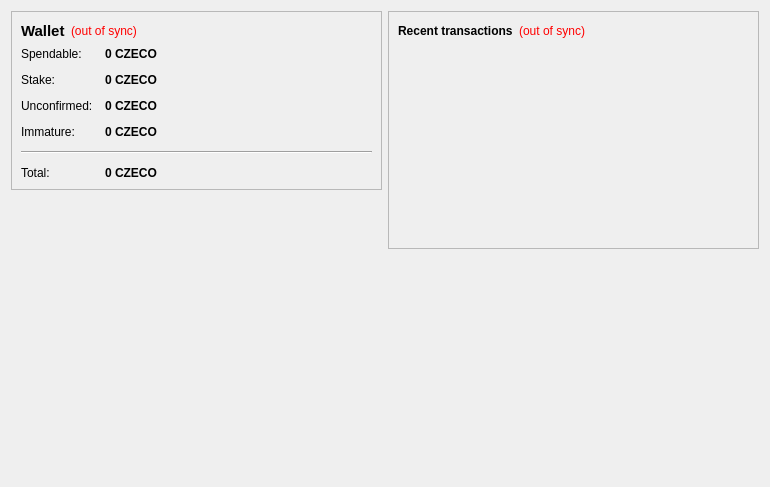
<?xml version="1.0" encoding="UTF-8"?>
<ui version="4.0">
 <class>OverviewPage</class>
 <widget class="QWidget" name="OverviewPage">
  <property name="geometry">
   <rect>
    <x>0</x>
    <y>0</y>
    <width>770</width>
    <height>487</height>
   </rect>
  </property>
  <property name="windowTitle">
   <string>Form</string>
  </property>
  <layout class="QHBoxLayout" name="horizontalLayout" stretch="1,1">
   <item>
    <layout class="QVBoxLayout" name="verticalLayout_2">
     <item>
      <widget class="QFrame" name="frame">
       <property name="frameShape">
        <enum>QFrame::StyledPanel</enum>
       </property>
       <property name="frameShadow">
        <enum>QFrame::Raised</enum>
       </property>
       <layout class="QVBoxLayout" name="verticalLayout_4">
        <item>
         <layout class="QHBoxLayout" name="horizontalLayout_4">
          <item>
           <widget class="QLabel" name="label_5">
            <property name="font">
             <font>
              <pointsize>11</pointsize>
              <weight>75</weight>
              <bold>true</bold>
             </font>
            </property>
            <property name="text">
             <string>Wallet</string>
            </property>
           </widget>
          </item>
          <item>
           <widget class="QLabel" name="labelWalletStatus">
            <property name="toolTip">
             <string>The displayed information may be out of date. Your wallet automatically synchronizes with the Czecoin network after a connection is established, but this process has not completed yet.</string>
            </property>
            <property name="styleSheet">
             <string notr="true">QLabel { color: red; }</string>
            </property>
            <property name="text">
             <string notr="true">(out of sync)</string>
            </property>
            <property name="alignment">
             <set>Qt::AlignLeading|Qt::AlignLeft|Qt::AlignVCenter</set>
            </property>
           </widget>
          </item>
          <item>
           <spacer name="horizontalSpacer_2">
            <property name="orientation">
             <enum>Qt::Horizontal</enum>
            </property>
            <property name="sizeHint" stdset="0">
             <size>
              <width>40</width>
              <height>20</height>
             </size>
            </property>
           </spacer>
          </item>
         </layout>
        </item>
        <item>
         <layout class="QFormLayout" name="formLayout_2">
          <property name="fieldGrowthPolicy">
           <enum>QFormLayout::AllNonFixedFieldsGrow</enum>
          </property>
          <property name="horizontalSpacing">
           <number>12</number>
          </property>
          <property name="verticalSpacing">
           <number>12</number>
          </property>
          <item row="0" column="0">
           <widget class="QLabel" name="label">
            <property name="text">
             <string>Spendable:</string>
            </property>
           </widget>
          </item>
          <item row="0" column="1">
           <widget class="QLabel" name="labelBalance">
            <property name="font">
             <font>
              <weight>75</weight>
              <bold>true</bold>
             </font>
            </property>
            <property name="cursor">
             <cursorShape>IBeamCursor</cursorShape>
            </property>
            <property name="toolTip">
             <string>Your current spendable balance</string>
            </property>
            <property name="text">
             <string notr="true">0 CZECO</string>
            </property>
            <property name="textInteractionFlags">
             <set>Qt::LinksAccessibleByMouse|Qt::TextSelectableByKeyboard|Qt::TextSelectableByMouse</set>
            </property>
           </widget>
          </item>
          <item row="1" column="0">
           <widget class="QLabel" name="label_6">
            <property name="text">
             <string>Stake:</string>
            </property>
           </widget>
          </item>
          <item row="1" column="1">
           <widget class="QLabel" name="labelStake">
            <property name="font">
             <font>
              <weight>75</weight>
              <bold>true</bold>
             </font>
            </property>
            <property name="cursor">
             <cursorShape>IBeamCursor</cursorShape>
            </property>
            <property name="toolTip">
             <string>Total of coins that was staked, and do not yet count toward the current balance</string>
            </property>
            <property name="text">
             <string notr="true">0 CZECO</string>
            </property>
            <property name="textInteractionFlags">
             <set>Qt::LinksAccessibleByMouse|Qt::TextSelectableByKeyboard|Qt::TextSelectableByMouse</set>
            </property>
           </widget>
          </item>
          <item row="2" column="0">
           <widget class="QLabel" name="label_3">
            <property name="text">
             <string>Unconfirmed:</string>
            </property>
           </widget>
          </item>
          <item row="2" column="1">
           <widget class="QLabel" name="labelUnconfirmed">
            <property name="font">
             <font>
              <weight>75</weight>
              <bold>true</bold>
             </font>
            </property>
            <property name="cursor">
             <cursorShape>IBeamCursor</cursorShape>
            </property>
            <property name="toolTip">
             <string>Total of transactions that have yet to be confirmed, and do not yet count toward the current balance</string>
            </property>
            <property name="text">
             <string notr="true">0 CZECO</string>
            </property>
            <property name="textInteractionFlags">
             <set>Qt::LinksAccessibleByMouse|Qt::TextSelectableByKeyboard|Qt::TextSelectableByMouse</set>
            </property>
           </widget>
          </item>
          <item row="3" column="0">
           <widget class="QLabel" name="labelImmatureText">
            <property name="text">
             <string>Immature:</string>
            </property>
           </widget>
          </item>
          <item row="3" column="1">
           <widget class="QLabel" name="labelImmature">
            <property name="font">
             <font>
              <weight>75</weight>
              <bold>true</bold>
             </font>
            </property>
            <property name="toolTip">
             <string>Mined balance that has not yet matured</string>
            </property>
            <property name="text">
             <string notr="true">0 CZECO</string>
            </property>
            <property name="textInteractionFlags">
             <set>Qt::LinksAccessibleByMouse|Qt::TextSelectableByKeyboard|Qt::TextSelectableByMouse</set>
            </property>
           </widget>
          </item>
          <item row="4" column="0" colspan="2">
           <widget class="Line" name="line">
            <property name="orientation">
             <enum>Qt::Horizontal</enum>
            </property>
           </widget>
          </item>
          <item row="5" column="0">
           <widget class="QLabel" name="labelTotalText">
            <property name="text">
             <string>Total:</string>
            </property>
           </widget>
          </item>
          <item row="5" column="1">
           <widget class="QLabel" name="labelTotal">
            <property name="font">
             <font>
              <weight>75</weight>
              <bold>true</bold>
             </font>
            </property>
            <property name="cursor">
             <cursorShape>IBeamCursor</cursorShape>
            </property>
            <property name="toolTip">
             <string>Your current total balance</string>
            </property>
            <property name="text">
             <string notr="true">0 CZECO</string>
            </property>
            <property name="textInteractionFlags">
             <set>Qt::LinksAccessibleByMouse|Qt::TextSelectableByKeyboard|Qt::TextSelectableByMouse</set>
            </property>
           </widget>
          </item>
         </layout>
        </item>
       </layout>
      </widget>
     </item>
     <item>
      <spacer name="verticalSpacer">
       <property name="orientation">
        <enum>Qt::Vertical</enum>
       </property>
       <property name="sizeHint" stdset="0">
        <size>
         <width>20</width>
         <height>40</height>
        </size>
       </property>
      </spacer>
     </item>
     <item>
      <widget class="QLabel" name="label_2">
       <property name="autoFillBackground">
        <bool>true</bool>
       </property>
       <property name="text">
        <string/>
       </property>
       <property name="pixmap">
        <pixmap resource="../bitcoin.qrc">:/icons/coinbg</pixmap>
       </property>
       <property name="scaledContents">
        <bool>false</bool>
       </property>
       <property name="margin">
        <number>0</number>
       </property>
      </widget>
     </item>
    </layout>
   </item>
   <item>
    <layout class="QVBoxLayout" name="verticalLayout_3">
     <item>
      <widget class="QFrame" name="frame_2">
       <property name="frameShape">
        <enum>QFrame::StyledPanel</enum>
       </property>
       <property name="frameShadow">
        <enum>QFrame::Raised</enum>
       </property>
       <layout class="QVBoxLayout" name="verticalLayout">
        <item>
         <layout class="QHBoxLayout" name="horizontalLayout_2">
          <item>
           <widget class="QLabel" name="label_4">
            <property name="text">
             <string>&lt;b&gt;Recent transactions&lt;/b&gt;</string>
            </property>
           </widget>
          </item>
          <item>
           <widget class="QLabel" name="labelTransactionsStatus">
            <property name="toolTip">
             <string>The displayed information may be out of date. Your wallet automatically synchronizes with the Czecoin network after a connection is established, but this process has not completed yet.</string>
            </property>
            <property name="styleSheet">
             <string notr="true">QLabel { color: red; }</string>
            </property>
            <property name="text">
             <string notr="true">(out of sync)</string>
            </property>
            <property name="alignment">
             <set>Qt::AlignRight|Qt::AlignTrailing|Qt::AlignVCenter</set>
            </property>
           </widget>
          </item>
          <item>
           <spacer name="horizontalSpacer">
            <property name="orientation">
             <enum>Qt::Horizontal</enum>
            </property>
            <property name="sizeHint" stdset="0">
             <size>
              <width>40</width>
              <height>20</height>
             </size>
            </property>
           </spacer>
          </item>
         </layout>
        </item>
        <item>
         <widget class="QListView" name="listTransactions">
          <property name="styleSheet">
           <string notr="true">QListView { background: transparent; }</string>
          </property>
          <property name="frameShape">
           <enum>QFrame::NoFrame</enum>
          </property>
          <property name="verticalScrollBarPolicy">
           <enum>Qt::ScrollBarAlwaysOff</enum>
          </property>
          <property name="horizontalScrollBarPolicy">
           <enum>Qt::ScrollBarAlwaysOff</enum>
          </property>
          <property name="selectionMode">
           <enum>QAbstractItemView::NoSelection</enum>
          </property>
         </widget>
        </item>
       </layout>
      </widget>
     </item>
     <item>
      <spacer name="verticalSpacer_2">
       <property name="orientation">
        <enum>Qt::Vertical</enum>
       </property>
       <property name="sizeHint" stdset="0">
        <size>
         <width>20</width>
         <height>40</height>
        </size>
       </property>
      </spacer>
     </item>
    </layout>
   </item>
  </layout>
 </widget>
 <resources/>
 <connections/>
</ui>
